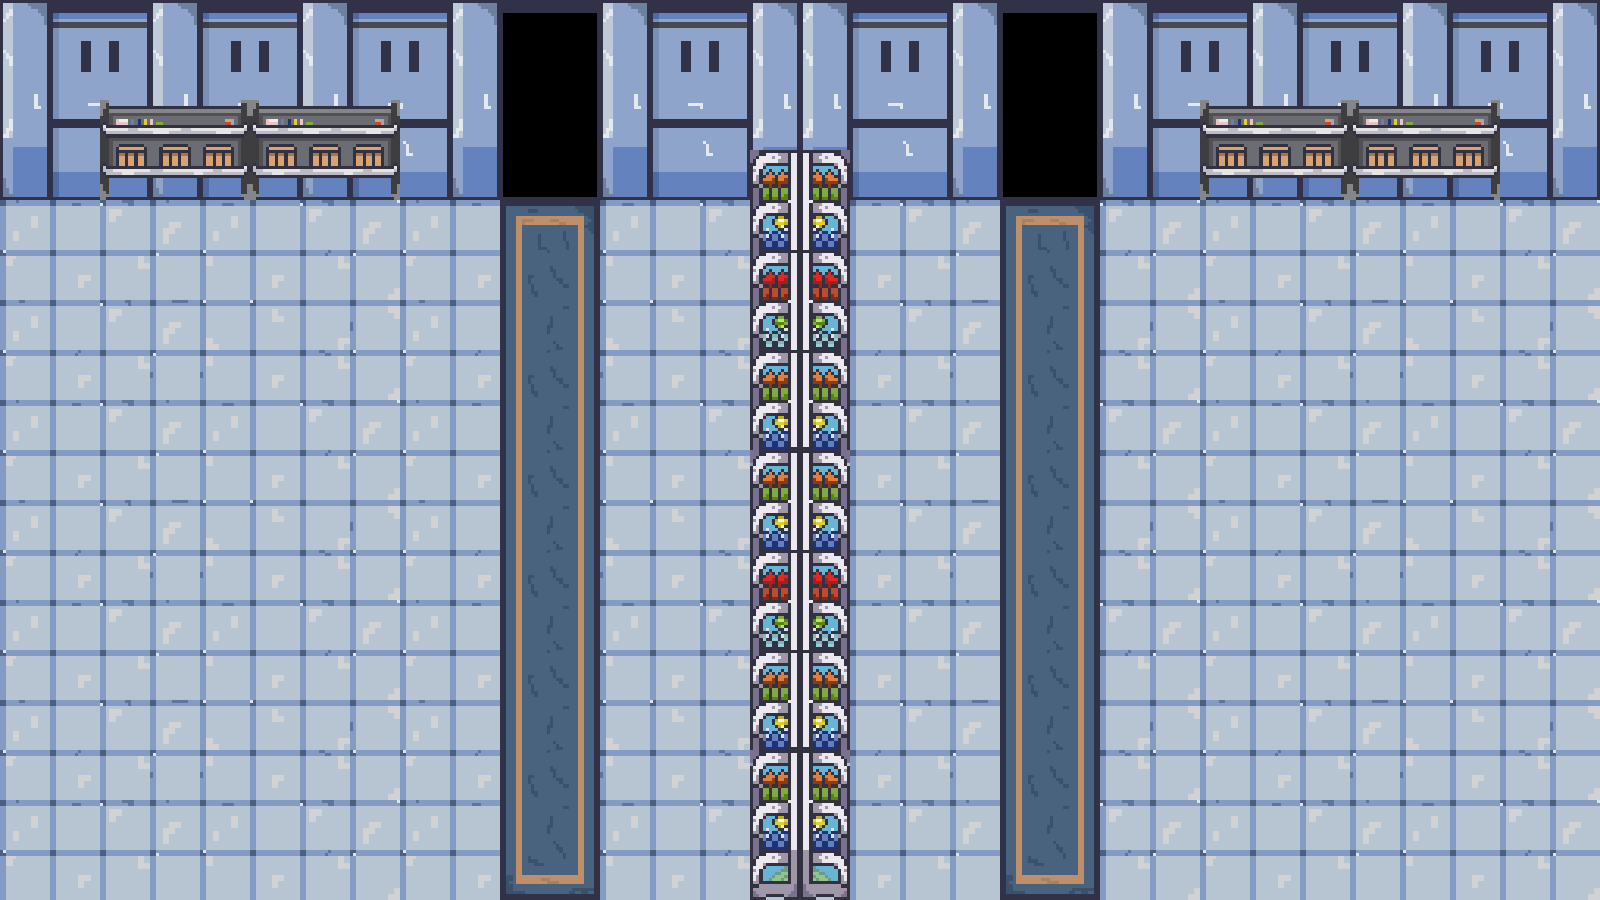

Rendered tile map (Tiled .tmx) drawn with the repository's tilesets; below, a short description and the full map source, tile grids included:
An orthogonal 32x18 tile map with 50x50 px tiles, 2 tile layers (ground, decoration).

<map version="1.5" tiledversion="1.5.0" orientation="orthogonal" renderorder="right-down" width="32" height="18" tilewidth="50" tileheight="50" infinite="0" nextlayerid="3" nextobjectid="1">
 <tileset firstgid="1" source="Tileset.tsx" />
 <layer id="1" name="ground" width="32" height="18">
  <data encoding="csv">
9,10,11,9,10,11,9,10,11,9,10,11,9,10,11,9,9,10,11,9,10,11,9,10,11,9,10,11,9,10,11,9,
25,26,27,25,26,27,25,26,27,25,26,27,25,26,27,25,25,26,27,25,26,27,25,26,27,25,26,27,25,26,27,25,
41,42,43,41,42,43,41,42,43,41,42,43,41,42,43,41,41,42,43,41,42,43,41,42,43,41,42,43,41,42,43,41,
57,58,59,57,58,59,57,58,59,57,58,59,57,58,59,57,57,58,59,57,58,59,57,58,59,57,58,59,57,58,59,57,
1,2,3,4,5,6,7,8,1,2,3,4,5,6,7,8,1,2,3,4,5,6,7,8,1,2,3,4,5,6,7,8,
17,18,19,20,21,22,23,24,17,18,19,20,21,22,23,24,17,18,19,20,21,22,23,24,17,18,19,20,21,22,23,24,
33,34,35,36,37,38,39,40,33,34,35,36,37,38,39,40,33,34,35,36,37,38,39,40,33,34,35,36,37,38,39,40,
49,50,51,52,53,54,55,56,49,50,51,52,53,54,55,56,49,50,51,52,53,54,55,56,49,50,51,52,53,54,55,56,
1,2,3,4,5,6,7,8,1,2,3,4,5,6,7,8,1,2,3,4,5,6,7,8,1,2,3,4,5,6,7,8,
17,18,19,20,21,22,23,24,17,18,19,20,21,22,23,24,17,18,19,20,21,22,23,24,17,18,19,20,21,22,23,24,
33,34,35,36,37,38,39,40,33,34,35,36,37,38,39,40,33,34,35,36,37,38,39,40,33,34,35,36,37,38,39,40,
49,50,51,52,53,54,55,56,49,50,51,52,53,54,55,56,49,50,51,52,53,54,55,56,49,50,51,52,53,54,55,56,
1,2,3,4,5,6,7,8,1,2,3,4,5,6,7,8,1,2,3,4,5,6,7,8,1,2,3,4,5,6,7,8,
17,18,19,20,21,22,23,24,17,18,19,20,21,22,23,24,17,18,19,20,21,22,23,24,17,18,19,20,21,22,23,24,
33,34,35,36,37,38,39,40,33,34,35,36,37,38,39,40,33,34,35,36,37,38,39,40,33,34,35,36,37,38,39,40,
49,50,51,52,53,54,55,56,49,50,51,52,53,54,55,56,49,50,51,52,53,54,55,56,49,50,51,52,53,54,55,56,
1,2,3,4,5,6,7,8,1,2,3,4,5,6,7,8,1,2,3,4,5,6,7,8,1,2,3,4,5,6,7,8,
17,18,19,20,21,22,23,24,17,18,19,20,21,22,23,24,17,18,19,20,21,22,23,24,17,18,19,20,21,22,23,24
</data>
 </layer>
 <layer id="2" name="decoration" width="32" height="18">
  <data encoding="csv">
0,0,0,0,0,0,0,0,0,0,12,13,0,0,0,0,0,0,0,0,12,13,0,0,0,0,0,0,0,0,0,0,
0,0,0,0,0,0,0,0,0,0,28,29,0,0,0,0,0,0,0,0,28,29,0,0,0,0,0,0,0,0,0,0,
0,0,69,70,71,69,70,71,0,0,28,29,0,0,0,0,0,0,0,0,28,29,0,0,69,70,71,69,70,71,0,0,
0,0,85,86,87,85,86,87,0,0,44,45,0,0,0,67,68,0,0,0,44,45,0,0,85,86,87,85,86,87,0,0,
0,0,0,0,0,0,0,0,0,0,65,66,0,0,0,83,84,0,0,0,65,66,0,0,0,0,0,0,0,0,0,0,
0,0,0,0,0,0,0,0,0,0,81,82,0,0,0,99,100,0,0,0,81,82,0,0,0,0,0,0,0,0,0,0,
0,0,0,0,0,0,0,0,0,0,97,98,0,0,0,115,116,0,0,0,97,98,0,0,0,0,0,0,0,0,0,0,
0,0,0,0,0,0,0,0,0,0,81,82,0,0,0,131,132,0,0,0,81,82,0,0,0,0,0,0,0,0,0,0,
0,0,0,0,0,0,0,0,0,0,97,98,0,0,0,147,148,0,0,0,97,98,0,0,0,0,0,0,0,0,0,0,
0,0,0,0,0,0,0,0,0,0,81,82,0,0,0,67,68,0,0,0,81,82,0,0,0,0,0,0,0,0,0,0,
0,0,0,0,0,0,0,0,0,0,97,98,0,0,0,83,84,0,0,0,97,98,0,0,0,0,0,0,0,0,0,0,
0,0,0,0,0,0,0,0,0,0,81,82,0,0,0,99,100,0,0,0,81,82,0,0,0,0,0,0,0,0,0,0,
0,0,0,0,0,0,0,0,0,0,97,98,0,0,0,115,116,0,0,0,97,98,0,0,0,0,0,0,0,0,0,0,
0,0,0,0,0,0,0,0,0,0,81,82,0,0,0,131,132,0,0,0,81,82,0,0,0,0,0,0,0,0,0,0,
0,0,0,0,0,0,0,0,0,0,97,98,0,0,0,147,148,0,0,0,97,98,0,0,0,0,0,0,0,0,0,0,
0,0,0,0,0,0,0,0,0,0,81,82,0,0,0,67,68,0,0,0,81,82,0,0,0,0,0,0,0,0,0,0,
0,0,0,0,0,0,0,0,0,0,97,98,0,0,0,83,84,0,0,0,97,98,0,0,0,0,0,0,0,0,0,0,
0,0,0,0,0,0,0,0,0,0,113,114,0,0,0,163,164,0,0,0,113,114,0,0,0,0,0,0,0,0,0,0
</data>
 </layer>
</map>